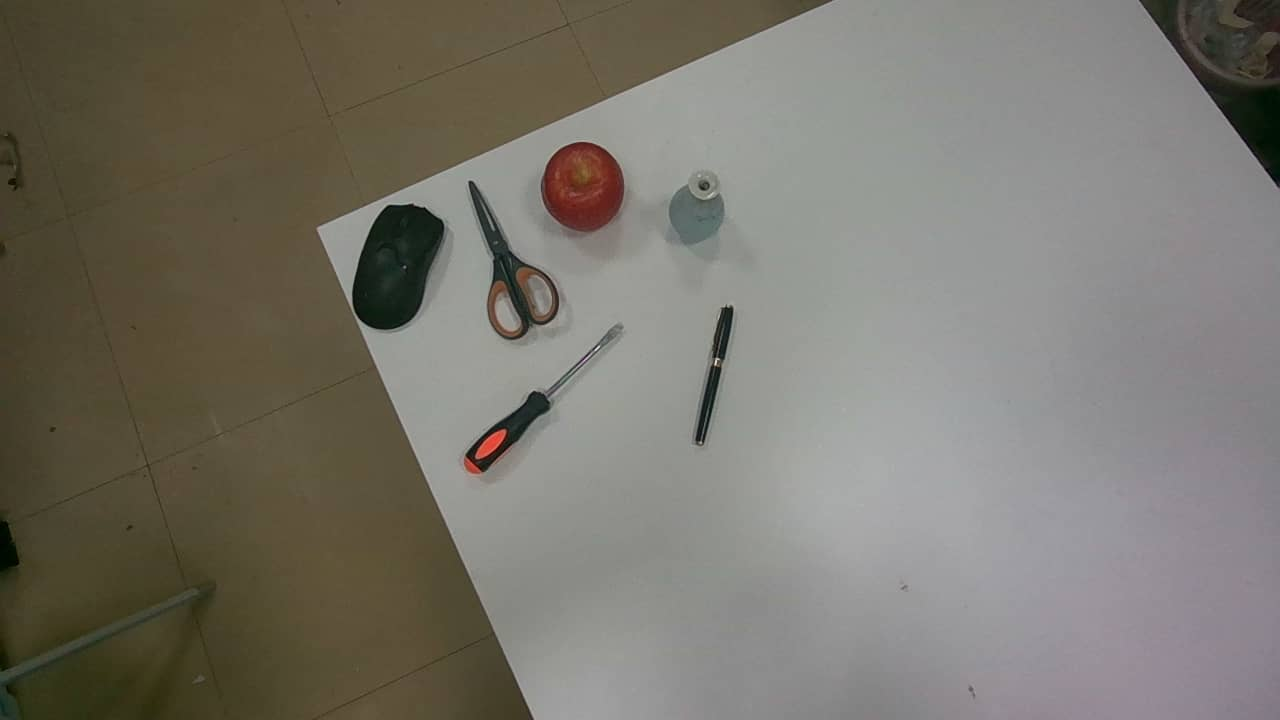
#> input picture dataset/Fine-tuningdataset/1/color1.png, 1280 x 720 px, found by its file name
$ python grounding.py
#> lines starting #> are read from the running program, lines starting #| are printed output that depends on the picture
from PIL import Image, ImageDraw

# 1. 读取 1280x720 原图
image = Image.open("color1.png")
#> image is the input picture: PIL image 1280x720 RGB; mean R, G, B 120.8, 117.4, 108.3
orig_width, orig_height = image.size  # (1280, 720)
#> orig_width = 1280; orig_height = 720

# 2. 从 Qwen3-VL 获取 0-1000 坐标
# {"bbox_2d": [569, 152, 657, 550], "point_2d": [608, 327]}
qwen3_bbox = [365, 248, 440, 477]  # 矩形框坐标
qwen3_point = [608, 327]  # 关键点坐标

# 3. 转换为像素坐标
x1 = int(round(qwen3_bbox[0] / 1000 * orig_width))
#> x1 = 467
y1 = int(round(qwen3_bbox[1] / 1000 * orig_height))
#> y1 = 179
x2 = int(round(qwen3_bbox[2] / 1000 * orig_width))
#> x2 = 563
y2 = int(round(qwen3_bbox[3] / 1000 * orig_height))
#> y2 = 343

# 新增：转换为像素坐标 (Point)
pk_x = int(round(qwen3_point[0] / 1000 * orig_width))
#> pk_x = 778
pk_y = int(round(qwen3_point[1] / 1000 * orig_height))
#> pk_y = 235

# 4. 确保坐标在范围内
x1 = max(0, min(x1, orig_width-1))
y1 = max(0, min(y1, orig_height-1))
x2 = max(0, min(x2, orig_width-1))
y2 = max(0, min(y2, orig_height-1))
pk_x, pk_y = max(0, min(pk_x, orig_width-1)), max(0, min(pk_y, orig_height-1))

print(f"Bounding Box in Pixels: ({x1}, {y1}), ({x2}, {y2})")
#| Bounding Box in Pixels: (467, 179), (563, 343)

# 5. 绘制边界框
draw = ImageDraw.Draw(image)
draw.rectangle([(x1, y1), (x2, y2)], outline="red", width=2)
# 绘制关键点 (半径为5的蓝色实心圆)
r = 10
draw.ellipse([pk_x - r, pk_y - r, pk_x + r, pk_y + r], fill="green")

# 6. 保存结果
image.save("annotated_result.png")
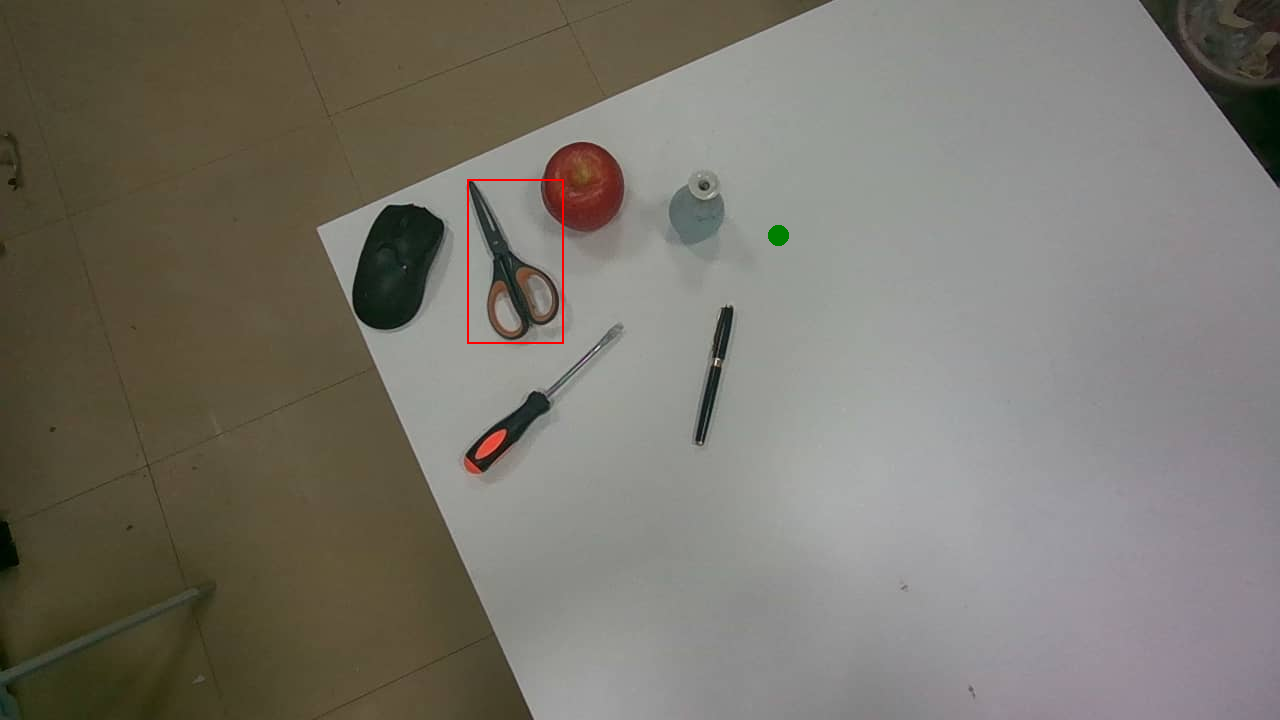
#> saved as annotated_result.png: PIL image 1280x720 RGB; mean R, G, B 120.9, 117.2, 108.1
